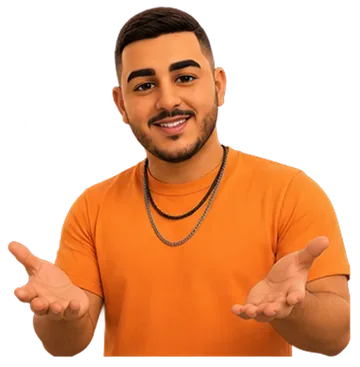
#> input picture src/img/av1.webp, 360 x 367 px
$ python view.py ../src/img/av1.webp
#> lines starting #> are read from the running program, lines starting #| are printed output that depends on the picture
# -*- coding: utf-8 -*-
"""Make any image readable, every time.

A conversation that has accumulated many images enforces a much smaller cap on
each one, and reading a file at full size then fails with nothing useful to
say. The fix is never to read the original: always write a small copy first
and read that. Text stays legible far below the cap, so nothing is lost.

  python view.py "C:/path/to/image.png"        one image
  python view.py --latest 3                    the newest files Gal added
  python view.py --tight "C:/path/img.png"     when even the normal size fails

It prints the path to read. Feed that path to the Read tool, never the source.
"""
import os
import shutil
import sys
import time

from PIL import Image

OUT = os.path.join(os.path.dirname(os.path.abspath(__file__)), "view")
NORMAL = 900          # comfortably readable, comfortably under the cap
TIGHT = 620           # when a conversation is already heavy with images
EXT = (".png", ".jpg", ".jpeg", ".webp", ".gif", ".bmp")


def preview(src, cap=NORMAL, tag=None):
#> called with src = '../src/img/av1.webp', cap = 900
    os.makedirs(OUT, exist_ok=True)
    im = Image.open(src)
#> im is the input picture: PIL image 360x367 RGBA; mean R, G, B, A 118.3, 63.6, 28.6, 133
    w, h = im.size
#> w = 360; h = 367
    im = im.convert("RGB")
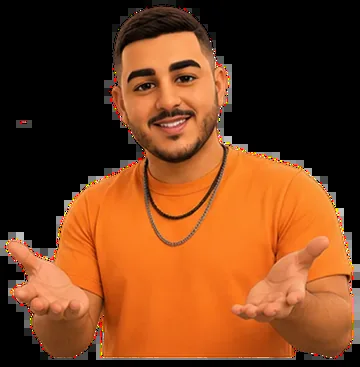
#> im: PIL image 360x367 RGB; mean R, G, B 118.3, 63.6, 28.6
    if max(w, h) > cap:
        im.thumbnail((cap, cap), Image.LANCZOS)
    name = (tag or os.path.splitext(os.path.basename(src))[0])
    name = "".join(c if c.isalnum() or c in "-_" else "_" for c in name)[:40]
    dst = os.path.join(OUT, "%s.png" % name)
    im.save(dst, "PNG", optimize=True)
    print("  %-42s %sx%s -> %sx%s  %d KB"
          % (os.path.basename(src), w, h, im.size[0], im.size[1],
             os.path.getsize(dst) // 1024))
#|   av1.webp                                   360x367 -> 360x367  105 KB
    print("  READ: %s" % dst.replace("\\", "/"))
    return dst


def latest(n=3, root=r"C:\Users\HP\Downloads", within_hours=48):
    cut = time.time() - within_hours * 3600
    hits = []
    for dp, dirs, files in os.walk(root):
        if dp.count(os.sep) - root.count(os.sep) > 2:
            continue
        for f in files:
            if not f.lower().endswith(EXT):
                continue
            p = os.path.join(dp, f)
            try:
                m = os.path.getmtime(p)
            except OSError:
                continue
            if m > cut:
                hits.append((m, p))
    hits.sort(reverse=True)
    return [p for _, p in hits[:n]]


if __name__ == "__main__":
    args = sys.argv[1:]
    cap = NORMAL
    if "--tight" in args:
        cap = TIGHT
        args.remove("--tight")
    if args and args[0] == "--latest":
        n = int(args[1]) if len(args) > 1 else 3
        for i, p in enumerate(latest(n), 1):
            preview(p, cap, tag="latest%d" % i)
    else:
        for p in args:
            preview(p, cap)

$ run again, on src/img/gal.webp
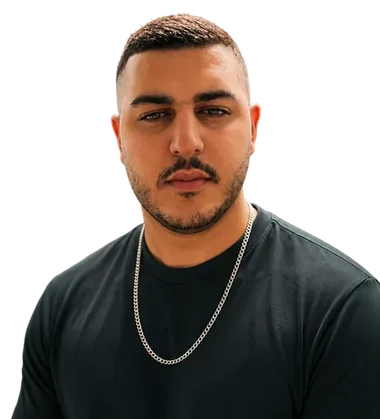
#> input picture src/img/gal.webp, 380 x 419 px
#> in preview, im is the input picture: PIL image 380x419 RGBA; mean R, G, B, A 45.1, 37.4, 31.7, 141.4
#> in preview, `im = im.convert("RGB")`:
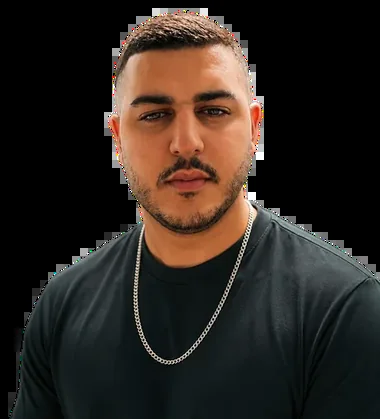
#> im: PIL image 380x419 RGB; mean R, G, B 45.1, 37.4, 31.7
#|   gal.webp                                   380x419 -> 380x419  109 KB
